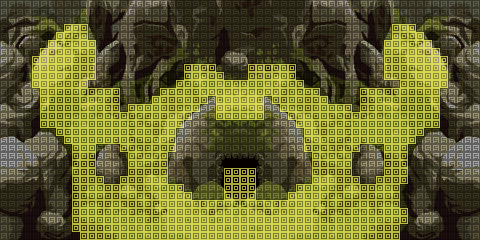

A 2D game scene composited from a Tiled map and its tileset images. What follows is a short description and the map's XML, with each tile layer's data collapsed to a summary:
An orthogonal 60x30 tile map with 8x8 px tiles, 2 tile layers (Calque de Tile 1, Calque 2), 3 tilesets.

<map version="1.0" tiledversion="1.0.2" orientation="orthogonal" renderorder="left-up" width="60" height="30" tilewidth="8" tileheight="8" nextobjectid="1">
 <tileset firstgid="1" source="magneticquarry.tsx" />
 <tileset firstgid="1801" source="terrain.tsx" />
 <tileset firstgid="1803" source="terrain.tsx" />
 <layer name="Calque de Tile 1" width="60" height="30" opacity="0.67">
  <data>[1800 cells, 1800 non-empty, 1800 distinct tile ids]</data>
 </layer>
 <layer name="Calque 2" width="60" height="30">
  <data>[1800 cells, 1800 non-empty, 2 distinct tile ids]</data>
 </layer>
</map>
